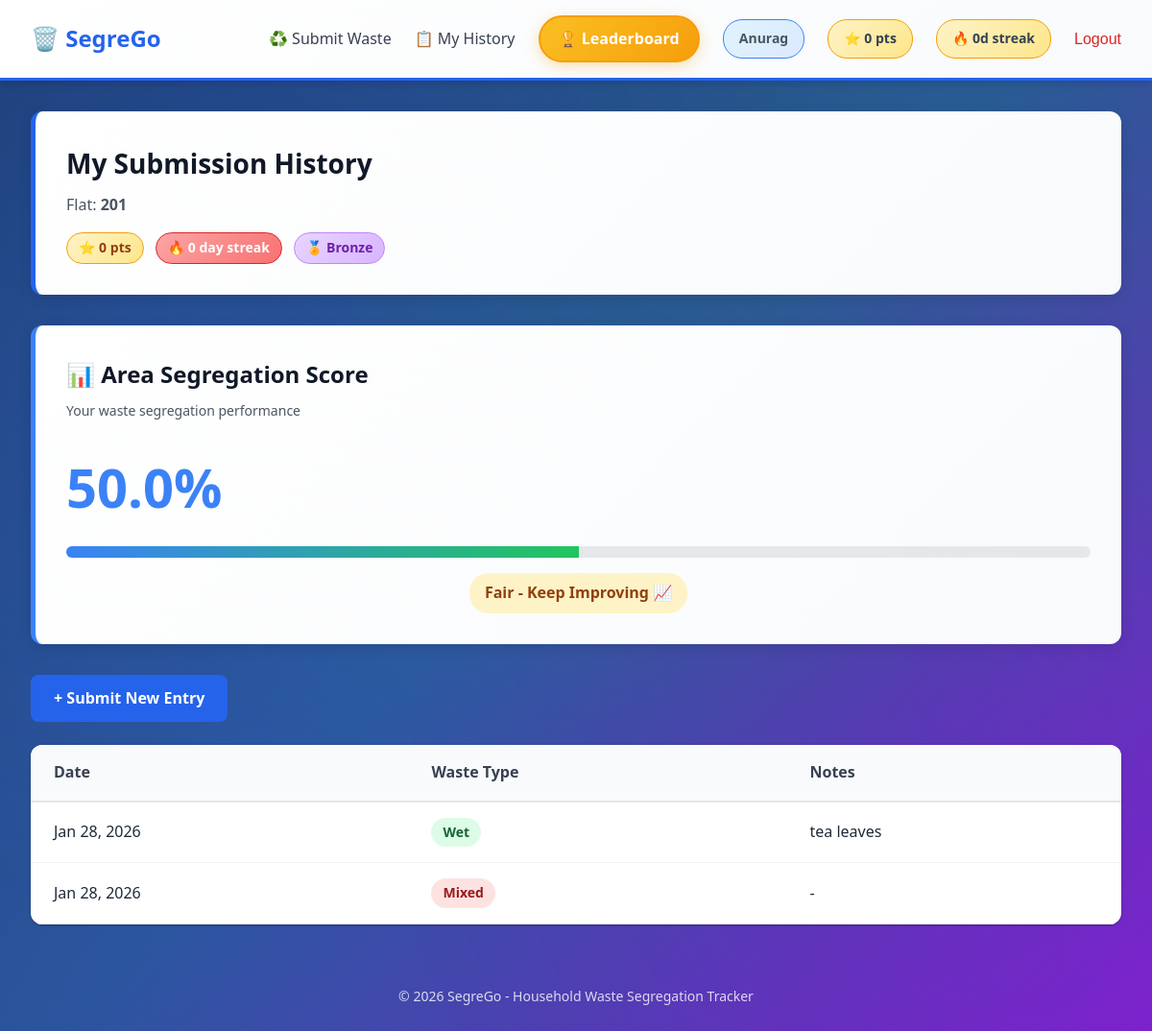
Page /history/ (signed in) on the committed database.
### waste/models.py (models this page shows, shortened)
class Household(models.Model):
    user = models.OneToOneField(User, on_delete=models.CASCADE, related_name='household')
    flat_number = models.CharField(max_length=20, unique=True)
    points = models.IntegerField(default=0)
    consecutive_days = models.IntegerField(default=0)
    last_submission_date = models.DateField(blank=True, null=True)
    area_segregation_score = models.FloatField(default=0.0)
    daily_reminder_enabled = models.BooleanField(default=True)
    created_at = models.DateTimeField(auto_now_add=True)
    class Meta:
        ordering = ['flat_number']
    @property
    def tier(self):
        if self.points >= 1000:
            return 'Platinum'
        if self.points >= 500:
            return 'Gold'
        if self.points >= 200:
            return 'Silver'
        return 'Bronze'
    def calculate_segregation_score(self):
        entries = self.waste_entries.all()
        if not entries.exists():
            return 0.0
        properly_segregated = entries.filter(waste_type__in=['wet', 'dry']).count()
        total = entries.count()
        score = (properly_segregated / total * 100) if total > 0 else 0.0
        self.area_segregation_score = round(score, 2)
        self.save(update_fields=['area_segregation_score'])
        return self.area_segregation_score

class WasteEntry(models.Model):
    WASTE_TYPE_CHOICES = [
        ('wet', 'Wet'),
        ('dry', 'Dry'),
        ('mixed', 'Mixed'),
    ]
    household = models.ForeignKey(Household, on_delete=models.CASCADE, related_name='waste_entries')
    waste_type = models.CharField(max_length=10, choices=WASTE_TYPE_CHOICES)
    date = models.DateField(auto_now_add=True)
    notes = models.TextField(blank=True, null=True)
    class Meta:
        ordering = ['-date']
        verbose_name_plural = "Waste Entries"

### waste/views.py (the view)
# urls.py: path('history/', views.history, name='history'),
@login_required
def history(request):
    if request.user.is_staff:
        return redirect('admin_dashboard')
    try:
        household = request.user.household
        household.calculate_segregation_score()
        entries = WasteEntry.objects.filter(household=household)
        from django.utils import timezone
        today_reminder = DailyReminder.objects.filter(
            household=household,
            date=timezone.localdate()
        ).first()
    except Household.DoesNotExist:
        entries = []
        household = None
        today_reminder = None
    return render(request, 'waste/history.html', {
        'entries': entries,
        'household': household,
        'today_reminder': today_reminder
    })

### waste/templates/waste/history.html (shortened to what this page needs)
{% extends 'waste/base.html' %}
{% block content %}
<div class="page-header">
    <h1>My Submission History</h1>
    {% if household %}
        <p>Flat: <strong>{{ household.flat_number }}</strong></p>
        <div class="profile-stats">
            <span class="badge profile-points">⭐ {{ household.points }} pts</span>
            <span class="badge profile-streak">🔥 {{ household.consecutive_days }} day streak</span>
            <span class="badge profile-tier">🏅 {{ household.tier }}</span>
        </div>
    {% endif %}
</div>
{% if household %}
    <div class="segregation-score-card">
        <div class="score-header">
            <h2>📊 Area Segregation Score</h2>
            <p>Your waste segregation performance</p>
        </div>
        <div class="score-body">
            <div class="score-display">
                <div class="score-value">{{ household.area_segregation_score }}%</div>
                <div class="score-bar">
                    <div class="score-fill" style="width: {{ household.area_segregation_score }}%"></div>
                </div>
                <div class="score-description">
                    {% if household.area_segregation_score >= 90 %}
                        <span class="score-label excellent">Excellent! Keep it up! ✨</span>
                    {% elif household.area_segregation_score >= 75 %}
                        <span class="score-label good">Good Job! 👍</span>
                    {% elif household.area_segregation_score >= 50 %}
                        <span class="score-label fair">Fair - Keep Improving 📈</span>
                    {% else %}
                        <span class="score-label poor">Need Improvement ⚠️</span>
                    {% endif %}
                </div>
            </div>
        </div>
    </div>
{% endif %}
<div class="action-bar">
    <a href="{% url 'submit_waste' %}" class="btn btn-primary">+ Submit New Entry</a>
</div>
{% if entries %}
    <div class="table-container">
        <table class="data-table">
            <thead>
                <tr>
                    <th>Date</th>
                    <th>Waste Type</th>
                    <th>Notes</th>
                </tr>
            </thead>
            <tbody>
                {% for entry in entries %}
                    <tr>
                        <td>{{ entry.date|date:"M d, Y" }}</td>
                        <td>
                            <span class="badge badge-{{ entry.waste_type }}">
                                {{ entry.get_waste_type_display }}
                            </span>
                        </td>
                        <td>{{ entry.notes|default:"-" }}</td>
                    </tr>
                {% endfor %}
            </tbody>
        </table>
    </div>
{% else %}
    <div class="empty-state">
        <p>No waste entries yet.</p>
        <a href="{% url 'submit_waste' %}" class="btn btn-primary">Submit Your First Entry</a>
    </div>
{% endif %}
{% endblock %}

### waste/templates/waste/base.html (shortened to what this page needs)
{% load static %}
<!DOCTYPE html>
<html lang="en">
<head>
    <link rel="stylesheet" href="{% static 'css/style.css' %}">
</head>
<body>
    <nav class="navbar">
        <div class="nav-brand">
            <a href="{% url 'home' %}">🗑️ SegreGo</a>
        </div>
        <div class="nav-links">
            {% if user.is_authenticated %}
                {% if user.is_staff %}
                    <a href="{% url 'admin_dashboard' %}">📊 Dashboard</a>
                    <a href="{% url 'admin:index' %}">⚙️ Admin Panel</a>
                {% else %}
                    <a href="{% url 'submit_waste' %}">♻️ Submit Waste</a>
                    <a href="{% url 'history' %}">📋 My History</a>
                    <a href="{% url 'leaderboard' %}" class="nav-leaderboard">🏆 Leaderboard</a>
                {% endif %}
                <span class="user-info">{{ user.username }}</span>
                {% if not user.is_staff and user.household %}
                    <span class="user-stats">⭐ {{ user.household.points }} pts</span>
                    <span class="user-stats">🔥 {{ user.household.consecutive_days }}d streak</span>
                {% endif %}
                <form method="post" action="{% url 'logout' %}" style="display: inline;">
                    <button type="submit" class="btn-logout" style="border: none; background: none; cursor: pointer; padding: 0; font-size: inherit;">Logout</button>
                </form>
            {% else %}
                <a href="{% url 'login' %}">🔐 Login</a>
                <a href="{% url 'register' %}">📝 Register</a>
            {% endif %}
        </div>
    </nav>
    <main class="container">
        {% block content %}{% endblock %}
    </main>
    <footer class="footer">
        <p>&copy; 2026 SegreGo - Household Waste Segregation Tracker</p>
    </footer>
</body>
</html>

### rows in the picture
Household: flat_number "201", points "0", consecutive_days "0", tier "Bronze", area_segregation_score "50.0"
WasteEntry: date "Jan 28, 2026", waste_type "Wet", notes "tea leaves"
WasteEntry: date "Jan 28, 2026", waste_type "Mixed", notes "-"

### other values in the picture
{{ user.username }} "Anurag"
{{ user.household.points }} "0"
{{ user.household.consecutive_days }} "0"
